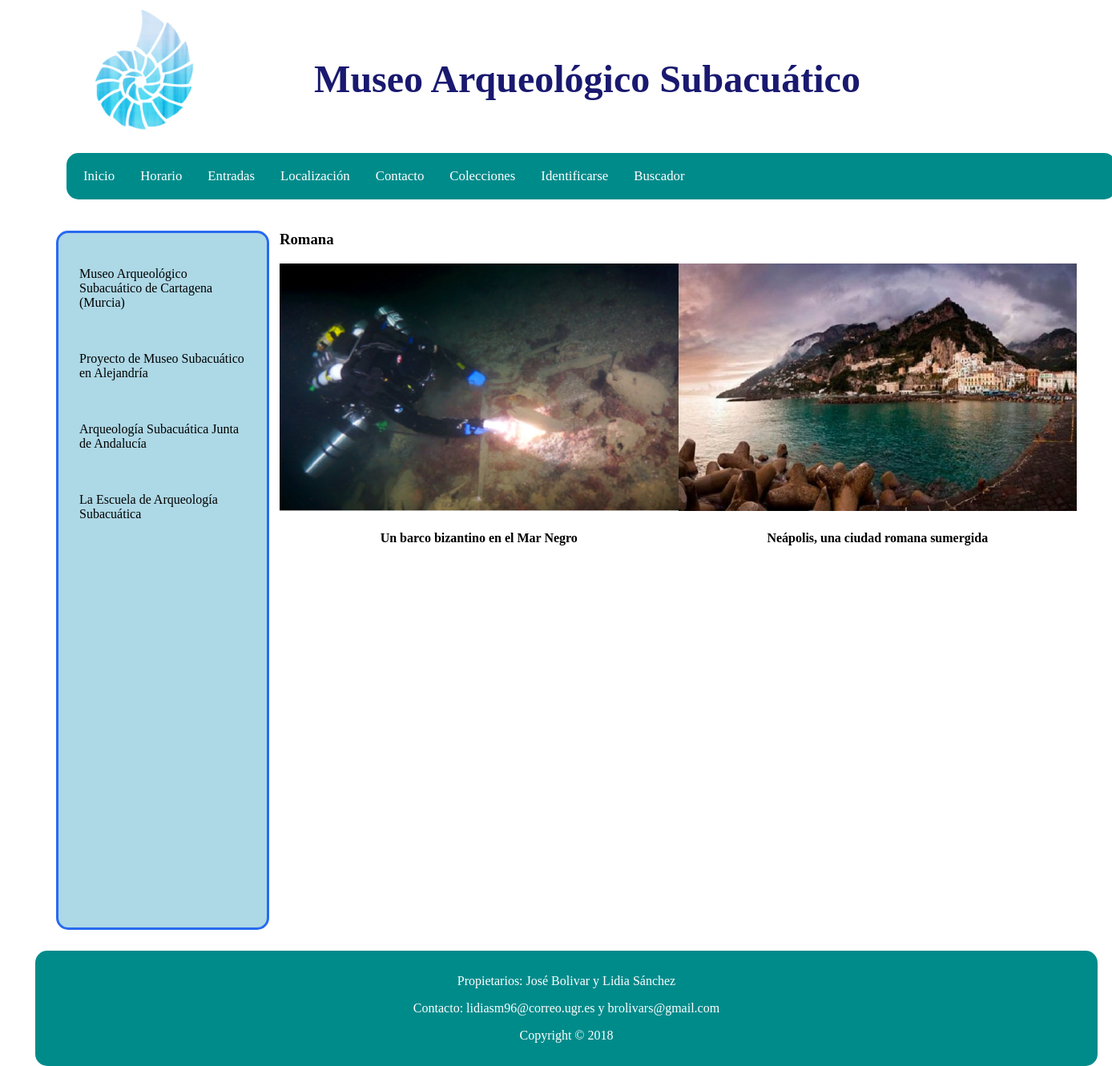
The app's page /PHP/index.php?coleccion=Romana with its own data.
### tables this page shows
CREATE TABLE `obras` (
  `ID` int(3) NOT NULL,
  `miniatura` text NOT NULL,
  `descripcion` text NOT NULL,
  `Titulo` text NOT NULL,
  `Imagen` text NOT NULL,
  `Fecha_Publicacion` timestamp NULL DEFAULT NULL ON UPDATE CURRENT_TIMESTAMP,
  `Fecha_Modificacion` timestamp NOT NULL DEFAULT '0000-00-00 00:00:00'
);

### PHP/index.php (called while the page is built, shortened)
<?php
    require_once("bd/ConexionBD.php");
    require("controladores/controlador_Colecciones.php");
?>

### PHP/bd/ConexionBD.php (called while the page is built, shortened)
<?php
    class ConexionBD {
        public static function abrirConexion() {
    	    $conexion = new mysqli('localhost', 'sibw1718', 'sibw1718') or exit('No se pudo conectar con el servidor');
    	    mysqli_select_db($conexion,'p5_sibw_bd') or die ( "No se ha podido conectar a la base de datos" );
        	mysqli_set_charset($conexion, 'utf8');
        	return $conexion;
        }
    }
?>

### PHP/modelos/modelo_Obras.php (called while the page is built, shortened)
<?php
class ModeloObras{
	public $conexionBD;
    public function __construct() {
	    $this->conexionBD = ConexionBD::abrirConexion();
    }
    public function getColeccion($id_coleccion) {
        $seleccion = "SELECT obra_asociada FROM colecciones INNER JOIN
            obras ON colecciones.obra_asociada=obras.ID WHERE nombre_coleccion='$id_coleccion'";
        $resultado = mysqli_query ($this->conexionBD, $seleccion);
        $obrasColeccion = array();
        while ( $fila = mysqli_fetch_array ($resultado, MYSQLI_ASSOC) ) {
            $obrasColeccion[] = $fila['obra_asociada'];
        }
        $obrasColeccion_todo = array();
        $numFilas = mysqli_num_rows($resultado);
        $indice = 0;
        while ($indice < $numFilas) {
            $consulta2 = "SELECT * FROM obras WHERE ID='$obrasColeccion[$indice]' ";
            $resultado2 = mysqli_query ($this->conexionBD, $consulta2);
            while ( $fila2 = mysqli_fetch_array ($resultado2, MYSQLI_ASSOC) ) {
                $obrasColeccion_todo[] = $fila2;
            }
            $indice = $indice + 1;
        }
        return $obrasColeccion_todo;
    }
}
?>

### PHP/vistas/coleccion.php (the view)
<html>
	<?php include("cabeceraObra.php"); ?>
	<body>
	    <div id="pagina">
	    	<?php
	    		include("header.php");
            	include("sidebar.php");
			?>
			<h3 id="titulo_coleccion">
				<?php echo $nombreColeccionSeleccionada; ?>
			</h3>
			<div class="bloque_obras_colecciones">
				<?php
					for ($i=0; $i < count($coleccionSeleccionada); $i++){
						echo	"<div class='obras'> ";
						echo	"<a href='?obra=".$coleccionSeleccionada[$i]['ID']."'>" ;
						echo 	"<img src='../Imagenes/" .$coleccionSeleccionada[$i]['Imagen']. "'>";
						echo	"<div class='pie_foto'>" .$coleccionSeleccionada[$i]['Titulo']. "</div>";
						echo	"</a>";
						echo	"</div>";
					}
				?>
			</div>
			<?php include("footer.php");?>
		</div>
	</body>
</html>

### CSS/estilo-obras-portada.css (style rules this page uses)
body { font-size: 100%; padding: 0; margin: 0; }
#pagina { width: 1300px; height: auto; position: relative; margin:0 auto; }
img { width: 100%; height: auto; }
.obras img { width: 100%; height: auto; float: left; margin-bottom: 5%; }
.obras a { text-decoration: none; }
.pie_foto { text-align: center; color: black; font-weight: bold; font-size: 100%; margin-bottom: 10%; width: 100%; }
.bloque_obras_colecciones { display: flex; margin-bottom: 2%; min-width: 60%; }
#titulo_coleccion { margin-right: 150px; margin-left: 50px; }

### CSS/estilo-print.css (style rules this page uses)
body { font-size: 100%; margin-left: 50px; }
img { width: 100%; height: 20%; position: absolute; margin-top: -40%; }
.pie_foto { text-align: center; color: black; font-weight: bold; font-size: 100%; margin-bottom: 10%; margin-top: -10%; width: 100%; position: absolute; }
#titulo_coleccion { margin-right: 150px; margin-left: 50px; }

### records on screen
obras: Imagen (picture), Titulo "Un barco bizantino en el Mar Negro"
obras: Imagen (picture), Titulo "Neápolis, una ciudad romana sumergida"

### other values on screen
$nombresMenus[$i] "Inicio"
$nombresMenus[$i] "Horario"
$nombresMenus[$i] "Entradas"
$nombresMenus[$i] "Localización"
$nombresMenus[$i] "Contacto"
$nombresMenus[$i] "Colecciones"
$nombresMenus[$i] "Identificarse"
$nombresMenus[$i] "Buscador"
$nombreColeccionSeleccionada "Romana"
